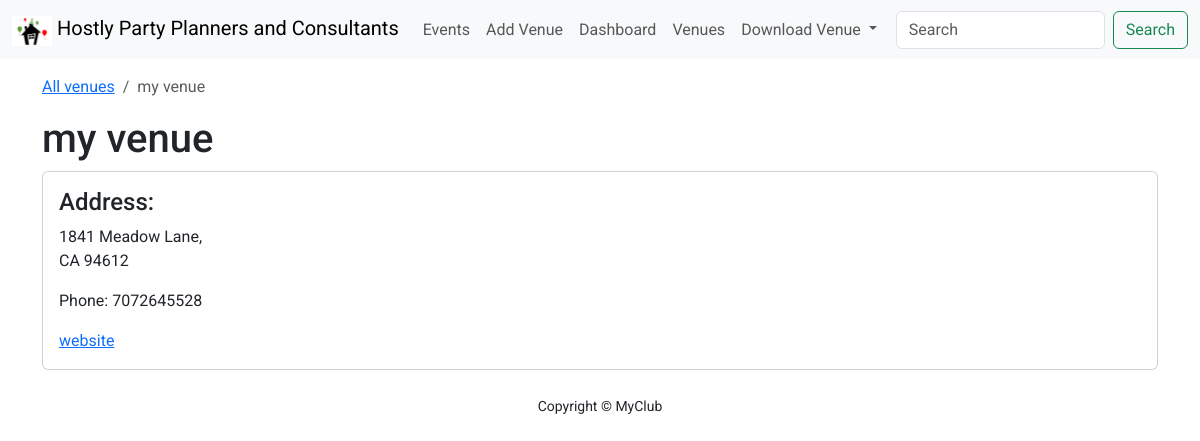
Page /show_venue/1 on the committed database.
### club_events/models.py (models this page shows)
class Venue(models.Model):
    name = models.CharField(max_length=255)
    address = models.CharField(max_length=300)
    zip_code = models.CharField(max_length=15)
    phone = models.CharField(max_length=20, blank=True, null=True)
    web = models.URLField(blank=True, null=True)
    email = models.EmailField(max_length=200, blank=True, null=True)
    def __str__(self):
        return self.name

### club_events/views.py (the view)
# urls.py: path('show_venue/<int:pk>', views.VenueDetailView.as_view(), name='show_venue'),
class VenueDetailView(DetailView):
    model = Venue
    context_object_name = 'venue'
    template_name = 'show_venue.html'

### club_events/templates/show_venue.html
{% extends 'base.html' %}
{% block content %}
    <div class="container">
        <nav aria-label="breadcrumb">
            <ol class="breadcrumb">
                <li class="breadcrumb-item"><a href="{% url 'list_venues' %}">All venues</a></li>
                <li class="breadcrumb-item active" aria-current="page">{{ venue }}</li>
            </ol>
        </nav>
        <h1>{{ venue }}</h1>
        <div class="card">
            <div class="card-body">
                <h4>Address:</h4>
                <p>{{ venue.address }}, <br>{{ venue.zip_code }}</p>
                <p>Phone: {{ venue.phone }}</p>
                <a href="{{ venue.web }}">website</a>
            </div>
        </div>
    </div>
{% endblock %}

### club_events/static/assets/style.css (style rules this page uses)
body { font-family: "Roboto", sans-serif; font-weight: 400; font-style: normal; }

### rows in the picture
Venue: name "my venue", address "1841 Meadow Lane", zip_code "CA 94612", phone "7072645528"
